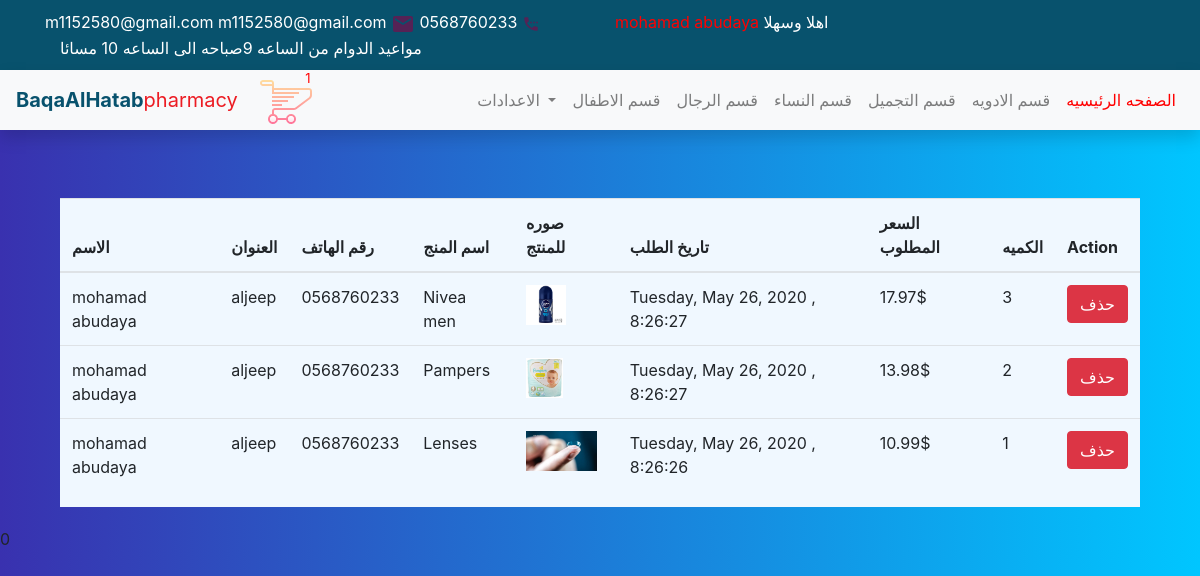
The app's page /html/payuser.php (signed in), older data.
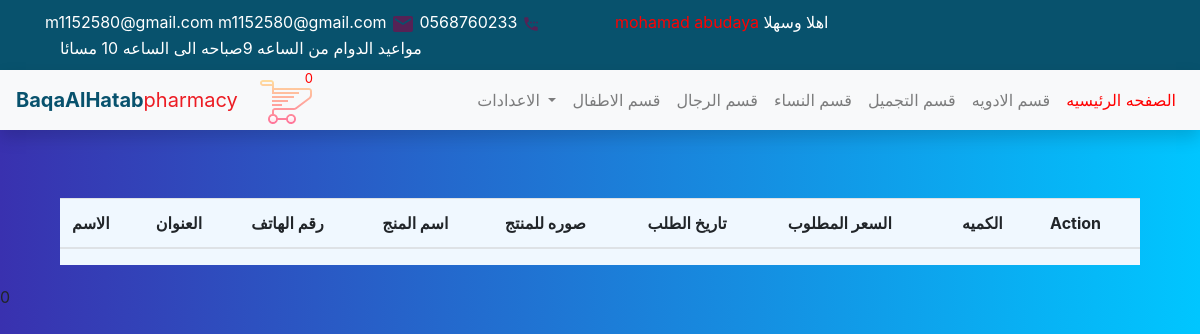
The same page, newer data.
### tables this page shows
CREATE TABLE IF NOT EXISTS `reg` (
  `address` varchar(255) NOT NULL,
  `password` varchar(255) NOT NULL,
  `email` varchar(255) NOT NULL,
  `firstName` varchar(255) NOT NULL,
  `lastName` varchar(255) NOT NULL,
  `noCart` varchar(100) NOT NULL DEFAULT '0',
  `gender` varchar(255) NOT NULL,
  `id` int(11) NOT NULL AUTO_INCREMENT,
  `phone` varchar(20) NOT NULL,
  `what` varchar(250) NOT NULL,
  PRIMARY KEY (`id`)
);

CREATE TABLE IF NOT EXISTS `pay` (
  `userid` varchar(250) NOT NULL,
  `prodectid` varchar(250) NOT NULL,
  `date` varchar(1000) NOT NULL,
  `count` varchar(250) NOT NULL,
  PRIMARY KEY (`prodectid`,`userid`)
);

CREATE TABLE IF NOT EXISTS `prodect` (
  `id` int(11) NOT NULL AUTO_INCREMENT,
  `name` varchar(250) NOT NULL,
  `information` varchar(5000) NOT NULL,
  `price` varchar(50) NOT NULL,
  `type` varchar(50) NOT NULL,
  `pay` varchar(255) NOT NULL DEFAULT '0',
  `cart` varchar(255) NOT NULL DEFAULT '0',
  `image` varchar(5000) NOT NULL,
  PRIMARY KEY (`id`)
);

### html/payuser.php (the view, shortened to what this page needs)
<?php
$mysqli =new mysqli('localhost','root','','mohamad') or die(mysqli_error($mysqli));
$idu =$_SESSION["id_user"];
$user=$_SESSION["firstName"]."  ".$_SESSION["lastName"];
?>
<!DOCTYPE html>
<html>
<head>
    <link rel="stylesheet" href="https://cdnjs.cloudflare.com/ajax/libs/font-awesome/4.7.0/css/font-awesome.min.css">
    <link rel="stylesheet" type="text/css" href="../css/main.css">
     <link rel="stylesheet" type="text/css" href="../css/card.css">
    <link rel="stylesheet" type="text/css" href="../css/cart.css">
    <link rel="stylesheet" href="https://stackpath.bootstrapcdn.com/bootstrap/4.4.1/css/bootstrap.min.css">
    <link href="//maxcdn.bootstrapcdn.com/bootstrap/4.1.1/css/bootstrap.min.css" rel="stylesheet" id="bootstrap-css">
</head>
<body>
    <div class="upper-bar position-sticky">
    <div class="container">
        <div class="row">
               <div class="col-sm" >
                    m1152580@gmail.com
                    m1152580@gmail.com
<svg xmlns="http://www.w3.org/2000/svg" width="24" height="24"  fill="#525" viewBox="0 0 24 24"><path d="M20 4H4c-1.1 0-1.99.9-1.99 2L2 18c0 1.1.9 2 2 2h16c1.1 0 2-.9 2-2V6c0-1.1-.9-2-2-2zm0 4l-8 5-8-5V6l8 5 8-5v2z"/></svg>
            0568760233
        </div>
        <div class="col-sm">
            <span style="color:red;"><?php echo $user; ?></span> اهلا وسهلا
            </div>
            </div>
              <div class="col-sm">
            مواعيد الدوام من الساعه 9صباحه الى الساعه 10 مسائا
            </div>
        </div>
        </div>
         <?php
    $result =$mysqli->query("select noCart from reg where id=$idu ") or die ($mysqli->error);
    $row = $result->fetch_assoc();
          ?>
<nav class="navbar navbar-expand-md navbar-light bg-light  shadow">
  <div class="navbar-brand" ><span id="per">BaqaAlHatab</span><span id="ph">pharmacy</span> </div>
<div class="shopping-cart">
<span style=" position: relative;
  right:18%;top:1px;font-size:13px; color:red;" id="number"><?php echo $row['noCart']; ?></span></div>
    <div class="form-inline my-2 my-lg-0">
    <div class="collapse navbar-collapse" id="navbarSupportedContent">
    <ul class="navbar-nav mr-auto">
    <li class="nav-item dropdown">
        <a class="nav-link dropdown-toggle" href="#" id="navbarDropdown" role="button" data-toggle="dropdown" aria-haspopup="true" aria-expanded="false">
          الاعدادات
        </a>
      </li>
      <li class="nav-item">
        <a class="nav-link" href="./child.php" id="mn">قسم الاطفال
</a>
      </li>
      <li class="nav-item">
        <a class="nav-link" href="./man.php" id="mn">قسم الرجال
</a>
      </li>
      <li class="nav-item">
        <a class="nav-link" href="women.php" id="mn">قسم النساء
</a>
      </li>
      <li class="nav-item">
        <a class="nav-link" href="lenses.php" id="mn">قسم التجميل
</a>
      </li>
            <li class="nav-item">
        <a class="nav-link" href="./med.php" id="mn">قسم الادويه
</a>
      </li>
      <li class="nav-item " >
        <a class="nav-link" style="color:red;" href="./root.php" id="mn"> الصفحه الرئيسيه
</a>
      </li>
        </ul>
        </div>
    </div>
    </nav>
    <br> <br>
    <div class="row justify-conter-center" style="background-color: aliceblue;margin-top:20px;width:90%;margin-left:5%;">
    <table class="table">
        <thead>
        <tr>
        <th>الاسم</th>
        <th>العنوان</th>
        <th>رقم الهاتف</th>
        <th>اسم المنج</th>
        <th>صوره للمنتج</th>
        <th>تاريخ الطلب</th>
        <th>السعر المطلوب</th>
        <th>الكميه</th>
            <th colspan="2">Action</th>
        </tr>
            </thead>
            <?php
        $mysqli =new mysqli('localhost','root','','mohamad') or die(mysqli_error($mysqli));
        $result =$mysqli->query("select * from pay where userid=$idu") or die ($mysqli->error);
        while($row = $result->fetch_assoc()):
            $idu=$row['userid'];
            $idp=$row['prodectid'];
            $res =$mysqli->query("select * from reg where id=$idu") or die ($mysqli->error);
            $userr = $res->fetch_assoc();
            $re =$mysqli->query("select * from prodect where id=$idp") or die ($mysqli->error);
            $prodectt = $re->fetch_assoc();
        ?>
        <tr>
        <td> <?php echo $userr['firstName'] ." ".$userr['lastName'];?></td>
             <td> <?php echo $userr['address'];?></td>
             <td> <?php echo $userr['phone'];?></td>
             <td> <?php echo $prodectt['name'];?></td>
             <td>  <?php echo '  <img src="../root/upload/'.$prodectt['image'].'" alt="Image 1" height="40" >  ';?></td>
             <td> <?php echo $row['date'];?></td>
             <td> <?php echo (float)$row['count']*(float)$prodectt['price']."$";?></td>
             <td> <?php echo $row['count'];?></td>
            <td>
                <?php
                $mydate=getdate(date("U"));
                $date="$mydate[weekday], $mydate[month] $mydate[mday], $mydate[year] , $mydate[hours]:$mydate[minutes]:$mydate[seconds]";
                ?>
                <a href="../php/paydriver.php?delete=<?php echo $row['userid'];?>&idp=<?php echo $prodectt['id'];?>&userName=<?php echo $userr['firstName']." ".$userr['lastName'];?>&nameP=<?php echo $prodectt['name'];?>&date=<?php echo $date;?>"
                class="btn btn-danger " >حذف</a>
                </td>
        </tr>
        <?php endwhile;?>
            </table>
    </div>
    <div id="what">0</div>
    </body>
</html>

### css/main.css (style rules this page uses)
body { background: -webkit-linear-gradient(left, #3931af, #00c6ff); }
#ph { color: #ec1c23; }
#per { color: #08526d; font-weight: bold; }
.upper-bar { background-color: #08526d; color: #fff; padding: 10px }
.navbar { height: 60px; }

### css/card.css (style rules this page uses)
* { margin: 0px; padding: 0px; }
body { font:14px "Open Sans", sans-serif; text-align:center; }

### css/cart.css (style rules this page uses)
.group:before, .shopping-cart:before, .column-labels:before, .product:before, .totals-item:before, .group:after, .shopping-cart:after, .column-labels:after, .product:after, .totals-item:after { content: ''; display: table; }
.group:after, .shopping-cart:after, .column-labels:after, .product:after, .totals-item:after { clear: both; }
.group, .shopping-cart, .column-labels, .product, .totals-item { zoom: 1; }
body { font-family: "HelveticaNeue-Light", "Helvetica Neue Light", "Helvetica Neue", Helvetica, Arial, sans-serif; font-weight: 100; }
.shopping-cart { margin-top: -45px; }

Row changes from the older to the newer data that the page shows:
removed pay: userid.firstName "mohamad", userid.lastName "abudaya", userid.address "aljeep", userid.phone "0568760233", prodectid.name "Nivea men", prodectid.image (picture), date "Tuesday, May 26, 2020 , 8:26:27", (float)$row['count']*(float)$prodectt['price'] "17.97", count "3"
removed pay: userid.firstName "mohamad", userid.lastName "abudaya", userid.address "aljeep", userid.phone "0568760233", prodectid.name "Pampers", prodectid.image (picture), date "Tuesday, May 26, 2020 , 8:26:27", (float)$row['count']*(float)$prodectt['price'] "13.98", count "2"
removed pay: userid.firstName "mohamad", userid.lastName "abudaya", userid.address "aljeep", userid.phone "0568760233", prodectid.name "Lenses", prodectid.image (picture), date "Tuesday, May 26, 2020 , 8:26:26", (float)$row['count']*(float)$prodectt['price'] "10.99", count "1"
changed reg: noCart "1" → "0"
